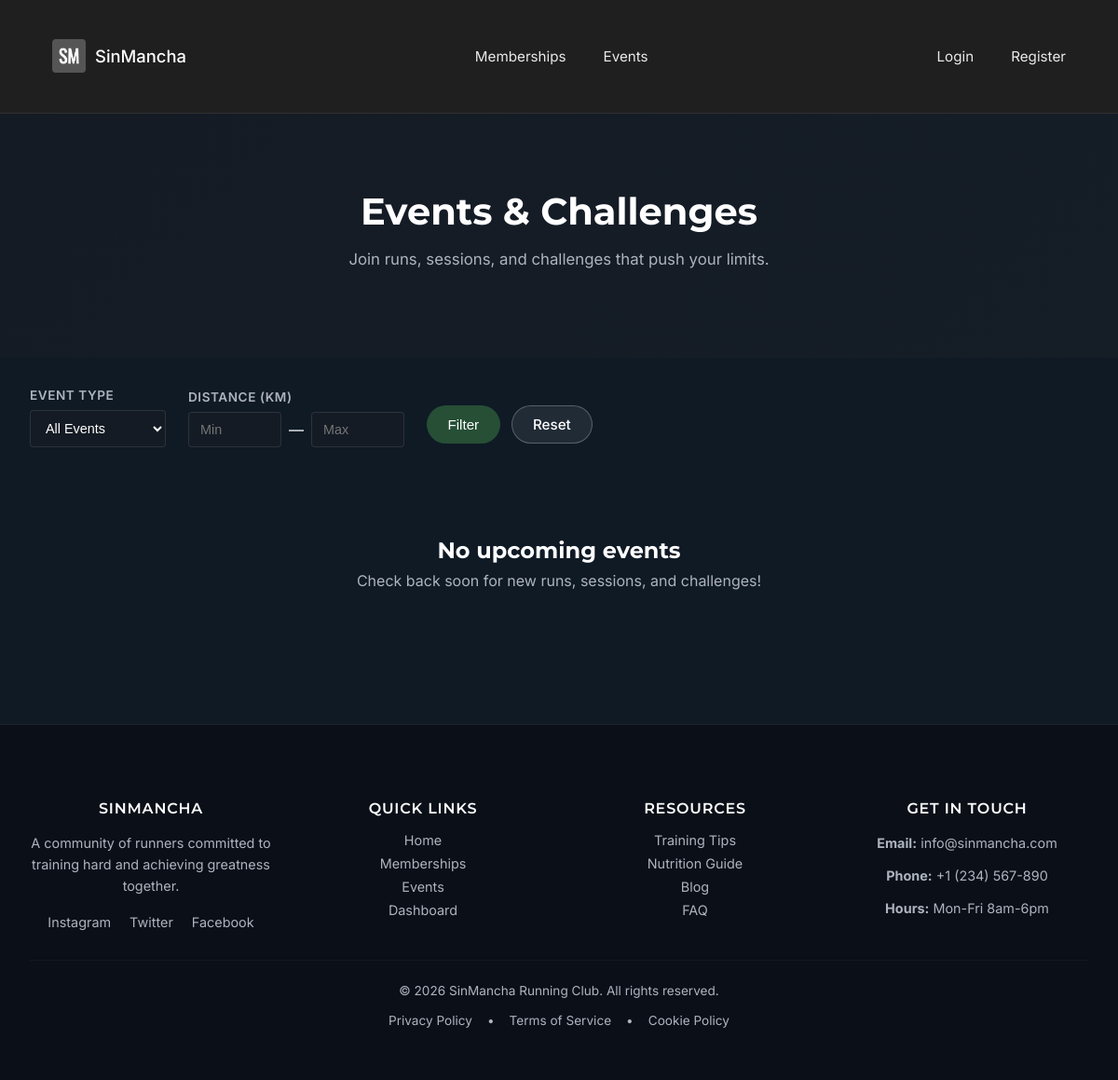
/events/, run on an earlier commit of the app's database.
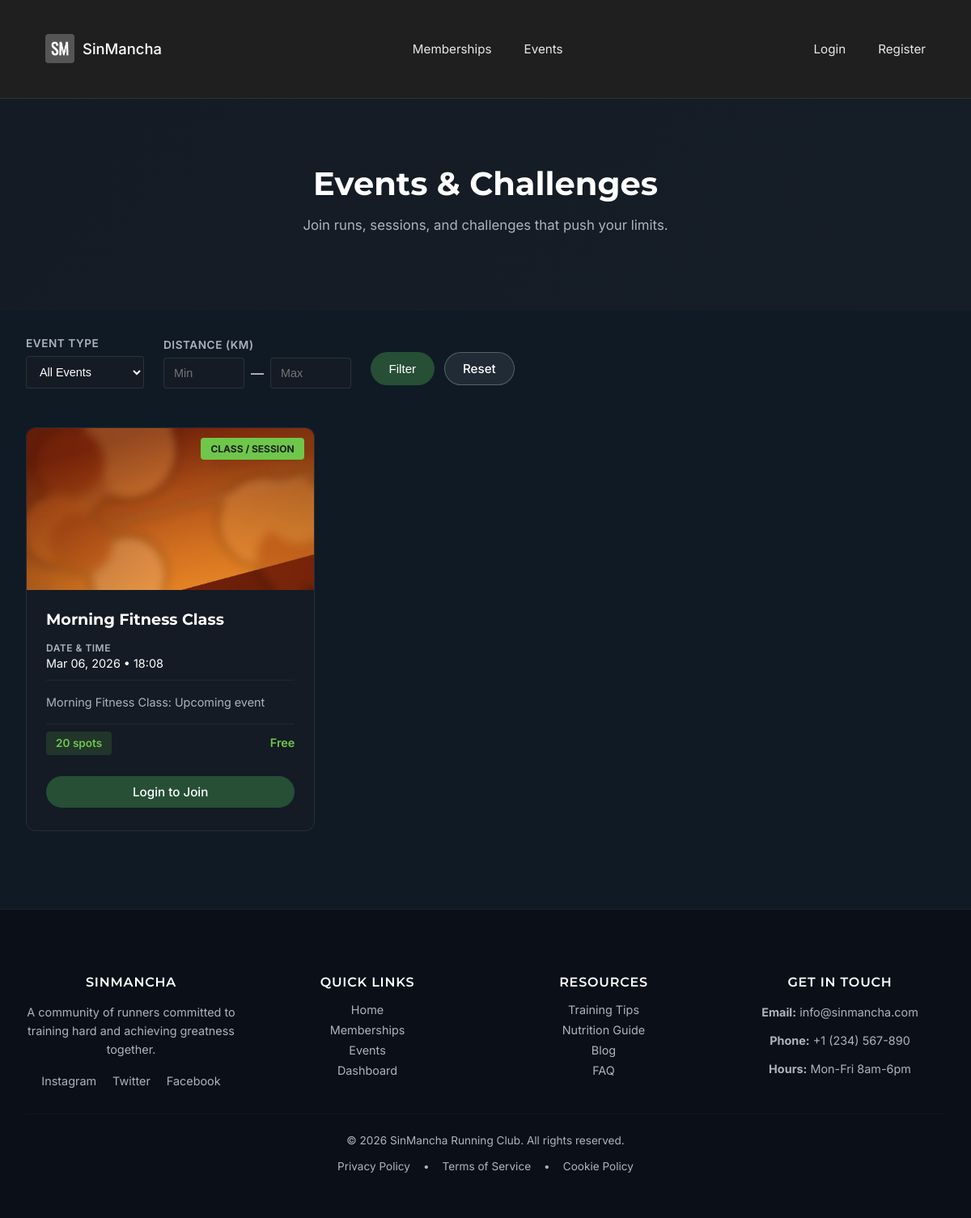
And on a later commit of the database.
### club/models.py (models this page shows, shortened)
class Event(models.Model):
    trainer = models.ForeignKey(
        TrainerProfile,
        on_delete=models.CASCADE,
        related_name="events",
        null=True,
        blank=True,
    )
    title = models.CharField(max_length=200)
    description = models.TextField(blank=True)
    date = models.DateField()
    start_time = models.TimeField()
    end_time = models.TimeField(blank=True, null=True)
    location = models.CharField(max_length=255, blank=True)
    EVENT_TYPE_CHOICES = [
        ("running_club", "Running club"),
        ("class", "Class / session"),
        ("challenge", "Challenge (e.g. 1000 burpees)"),
    ]
    event_type = models.CharField(
        max_length=20,
        choices=EVENT_TYPE_CHOICES,
        default="class",
    )
    distance_km = models.DecimalField(
        max_digits=4,
        decimal_places=1,
        blank=True,
        null=True,
        help_text="Optional: for running events.",
    )
    target_reps = models.PositiveIntegerField(
        blank=True,
        null=True,
        help_text="Optional: for challenge events (e.g. 1000 burpees).",
    )
    capacity = models.PositiveIntegerField(default=20)
    is_cancelled = models.BooleanField(default=False)
    price_non_member = models.DecimalField(
        max_digits=7,
        decimal_places=2,
        null=True,
        blank=True,
        help_text="Leave blank if this event is free for non-members.",
    )
    price_member = models.DecimalField(
        max_digits=7,
        decimal_places=2,
        null=True,
        blank=True,
        help_text="Leave blank if this event is free for members.",
    )
    class Meta:
        ordering = ["date", "start_time"]
    @property
    def registrations_count(self):
        return self.registrations.filter(status="booked").count()
    @property
    def spots_left(self):
        return max(self.capacity - self.registrations_count, 0)
    @property
    def is_full(self):
        return self.spots_left <= 0

### club/views.py (the view, shortened to what this page needs)
# urls.py: path("events/", views.EventsView.as_view(), name="events"),
class EventsView(ListView):
    model = Event
    template_name = "events.html"
    context_object_name = "events"
    def dispatch(self, request, *args, **kwargs):
        try:
            return super().dispatch(request, *args, **kwargs)
        except Exception:
            logger.exception("Unhandled exception in EventsView.dispatch")
            messages.error(request, "Sorry, something went wrong loading events.")
            return redirect("home")
    def get_queryset(self):
        try:
            queryset = Event.objects.filter(
                date__gte=timezone.now().date(),
                is_cancelled=False
            )
            if self.request.user.is_authenticated and hasattr(self.request.user, "client_profile"):
                trainer = self.request.user.client_profile.primary_trainer
                if trainer:
                    queryset = queryset.filter(trainer=trainer)
            type_filter = self.request.GET.get("type")
            if type_filter:
                queryset = queryset.filter(event_type=type_filter)
            min_distance = self.request.GET.get("min_distance")
            if min_distance:
                try:
                    queryset = queryset.filter(distance_km__gte=float(min_distance))
                except ValueError:
                    pass
            max_distance = self.request.GET.get("max_distance")
            if max_distance:
                try:
                    queryset = queryset.filter(distance_km__lte=float(max_distance))
                except ValueError:
                    pass
            return queryset
        except Exception as exc:  # pragma: no cover - very defensive
            logger.exception("EventsView.get_queryset failed")
            return Event.objects.none()
    def get_context_data(self, **kwargs):
        try:
            context = super().get_context_data(**kwargs)
            context["type_filter"] = self.request.GET.get("type")
            context["min_distance"] = self.request.GET.get("min_distance")
            context["max_distance"] = self.request.GET.get("max_distance")
            joined_ids = set()
            if self.request.user.is_authenticated:
                joined_ids = set(
                    EventRegistration.objects.filter(user=self.request.user)
                    .values_list("event_id", flat=True)
                )
            context["joined_ids"] = joined_ids
            return context
        except Exception as exc:  # pragma: no cover - defensive fallback
            logger.exception("EventsView.get_context_data failed")
            return super().get_context_data(**kwargs)

### templates/events.html (shortened to what this page needs)
{% extends "base.html" %}
{% load static %}
{% load club_extras %}
{% block content %}
<section class="events-header">
  <div class="container">
    <h1>Events & Challenges</h1>
    <p>Join runs, sessions, and challenges that push your limits.</p>
  </div>
</section>
<section class="container events-filters-section">
  <form method="get" class="events-filters">
    <div class="filter-group">
      <label>Event Type</label>
      <select name="type">
        <option value="">All Events</option>
      </select>
    </div>
    <div class="filter-group">
      <label>Distance (km)</label>
      <div class="filter-range">
        <input type="number" step="0.1" name="min_distance" placeholder="Min" value="{{ min_distance|default:'' }}">
        <span>—</span>
        <input type="number" step="0.1" name="max_distance" placeholder="Max" value="{{ max_distance|default:'' }}">
      </div>
    </div>
    <div class="filter-actions">
      <button type="submit" class="btn btn-primary">Filter</button>
      <a href="{% url 'events' %}" class="btn btn-secondary">Reset</a>
    </div>
  </form>
</section>
<section class="container events-grid-section">
  {% if events %}
    <div class="events-grid">
      {% for event in events %}
        <article class="event-card">
          <div class="event-image">
            {% if event.event_type == "running_club" %}
              <img src="{% static 'img/running.jpg' %}" alt="{{ event.title }}">
            {% elif event.event_type == "challenge" %}
              <img src="{% static 'img/burp.jpg' %}" alt="{{ event.title }}">
            {% elif event.event_type == "class" %}
              <img src="{% static 'img/push.jpg' %}" alt="{{ event.title }}">
            {% else %}
              <img src="{% static 'img/running.jpg' %}" alt="{{ event.title }}">
            {% endif %}
            <div class="event-type-badge">{{ event.get_event_type_display }}</div>
          </div>
          <div class="event-content">
            <h3 class="event-title">{{ event.title }}</h3>
            <div class="event-meta">
              <div class="meta-item">
                <span class="meta-label">Date & Time</span>
                <span class="meta-value">{{ event.date|date:"M d, Y" }} • {{ event.start_time|time:"H:i" }}</span>
              </div>
            </div>
            {% if event.description %}
              <p class="event-description">{{ event.description|truncatewords:20 }}</p>
            {% endif %}
            <div class="event-footer">
              <div class="event-availability">
                {% if event.is_full %}
                  <span class="availability-badge full">Fully Booked</span>
                {% else %}
                  <span class="availability-badge available">{{ event.spots_left }} spots</span>
                {% endif %}
              </div>
              <div class="event-price">
                {% if event.price_member or event.price_non_member %}
                  {% if event.price_member %}<span>Member: £{{ event.price_member }}</span>{% endif %}
                {% else %}
                  <span class="price-free">Free</span>
                {% endif %}
              </div>
            </div>
            <div class="event-action">
              {% if user.is_authenticated and user|has_attr:'client_profile' %}
                {% if event.id in joined_ids %}
                  <form method="post" action="{% url 'leave_event' event.id %}" style="width: 100%;">
                    {% csrf_token %}
                    <button class="btn btn-secondary" type="submit" style="width: 100%;">Joined ✓</button>
                  </form>
                {% else %}
                  <form method="post" action="{% url 'join_event' event.id %}" style="width: 100%;">
                    {% csrf_token %}
                    <button class="btn btn-primary" type="submit" style="width: 100%;" {% if event.is_full %}disabled{% endif %}>Join Event</button>
                  </form>
                {% endif %}
              {% else %}
                <a class="btn btn-primary" href="{% url 'account_login' %}" style="width: 100%; text-align: center;">Login to Join</a>
              {% endif %}
            </div>
          </div>
        </article>
      {% endfor %}
    </div>
  {% else %}
    <div class="empty-state">
      <h2>No upcoming events</h2>
      <p>Check back soon for new runs, sessions, and challenges!</p>
    </div>
  {% endif %}
</section>
{% endblock %}

### templates/base.html (shortened to what this page needs)
<!DOCTYPE html>
<html>
<head>
    {% load static %}
    {% load club_extras %}
    <link rel="stylesheet" href="{% static 'css/style.css' %}">
</head>
<body>
    <nav class="{% if request.resolver_match and request.resolver_match.url_name == 'home' %}nav-transparent{% endif %}">
        <div class="container nav-inner">
            <a href="{% url 'home' %}" class="nav-logo">
                <img src="{% static 'img/logo-sm.png' %}" alt="SinMancha Logo">
                <span>SinMancha</span>
            </a>
            <div class="nav-links nav-links-main">
                <a href="{% url 'membership_plans' %}">Memberships</a>
                <a href="{% url 'events' %}">Events</a>
            </div>
            <div class="nav-links nav-links-auth">
                {% if user.is_authenticated %}
                    {% if user.is_staff or user.trainer_profile %}
                        <a href="{% url 'trainer_dashboard' %}">Trainer Dashboard</a>
                    {% elif user|has_attr:'client_profile' %}
                        <a href="{% url 'client_dashboard' %}">Client Dashboard</a>
                    {% else %}
                        <a href="{% url 'dashboard' %}">Dashboard</a>
                    {% endif %}
                    <a href="{% url 'account_logout' %}" class="logout-link">Logout</a>
                {% else %}
                    <a href="{% url 'account_login' %}">Login</a>
                    <a href="{% url 'account_signup' %}">Register</a>
                {% endif %}
            </div>
        </div>
    </nav>
    <div class="main-wrapper">
        {% block content %}{% endblock %}
    </div>
</body>
<footer class="footer">
  <div class="container">
    <div class="footer-grid">
      <div class="footer-section">
        <h4>SinMancha</h4>
        <p>A community of runners committed to training hard and achieving greatness together.</p>
        <div class="footer-socials">
          <a class="social-link" href="#">Instagram</a>
          <a class="social-link" href="#">Twitter</a>
          <a class="social-link" href="#">Facebook</a>
        </div>
      </div>
      <div class="footer-section">
        <h4>Quick Links</h4>
        <ul class="footer-links">
          <li><a href="{% url 'home' %}">Home</a></li>
          <li><a href="{% url 'membership_plans' %}">Memberships</a></li>
          <li><a href="{% url 'events' %}">Events</a></li>
          <li><a href="{% url 'dashboard' %}">Dashboard</a></li>
        </ul>
      </div>
      <div class="footer-section">
        <h4>Resources</h4>
        <ul class="footer-links">
          <li>Training Tips</li>
          <li>Nutrition Guide</li>
          <li>Blog</li>
          <li>FAQ</li>
        </ul>
      </div>
      <div class="footer-section">
        <h4>Get in Touch</h4>
        <p><strong>Email:</strong> info@sinmancha.com</p>
        <p><strong>Phone:</strong> +1 (234) 567-890</p>
        <p><strong>Hours:</strong> Mon-Fri 8am-6pm</p>
      </div>
    </div>
      <div class="footer-bottom">
      <p>&copy; {% now "Y" %} SinMancha Running Club. All rights reserved.</p>
      <div class="footer-legal">
        <a href="#">Privacy Policy</a>
        <span>•</span>
        <a href="#">Terms of Service</a>
        <span>•</span>
        <a href="#">Cookie Policy</a>
      </div>
    </div>
  </div>
</footer>
{% load static %}
</html>

What changed in the data, as far as the page shows it:
added Event: event_type "CLASS / SESSION", title "Morning Fitness Class", date "Mar 06, 2026", start_time "18:08", description "Morning Fitness Class: Upcoming event", spots_left "20", shows "Free"
Also different on the page:
text no longer shown: "No upcoming events Check back soon for new runs, sessions, and challenges!"
